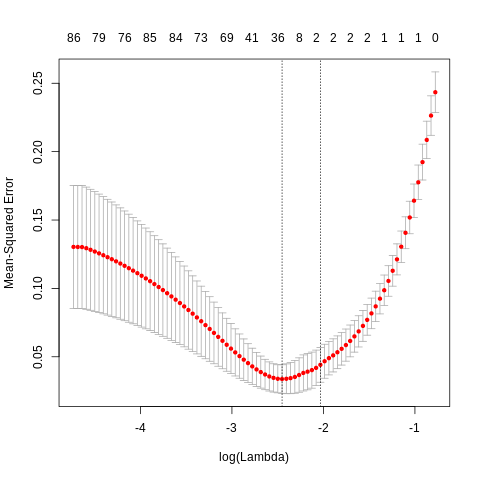

Reproduce this figure in R.
#!/usr/bin/env Rscript
# install.packages("glmnet", repos = 'http://cran.us.r-project.org')
# install.packages("Matrix", repos = 'http://cran.us.r-project.org')
# install.packages("reticulate", repos = 'http://cran.us.r-project.org')

# Inorder to use Python
reticulate::use_python('/usr/local/bin/python3')
reticulate::py_discover_config()

# R libraries
library(glmnet)
library(reticulate)
library(Matrix)
library(methods)
setwd("/data-sdd/owebb/l7g-ml/BloodType/chi2/cwlBloodType")

# Python libraries
scipy <- import("scipy")
np <- import("numpy")

# Download and get nonzero indicies

args = commandArgs(trailingOnly=TRUE)

if (length(args)==0) {
  stop("At least two argument must be supplied: X (Sparse Matrix) and y (numpy array)", call.=FALSE)

# "/data-sdd/owebb/keep/by_id/su92l-4zz18-zkmbp64qbak0azs/blood_type_A_chi2_no_augmentation_X.npz"
Xscp <- scipy$sparse$load_npz(args[1])
xind <- Xscp$nonzero()

# Make them into an integer vector
i <- as.integer(xind[[1]]) + 1
j <- as.integer(xind[[2]]) + 1

# Collect nonzero data and put as vector
x <- as.vector(Xscp$data)

# Create a new sparse matrix
Xmat <- sparseMatrix(i,j,x = x)

# Load the y array and make into vector in R
# "/data-sdd/owebb/keep/by_id/su92l-4zz18-zkmbp64qbak0azs/blood_type_A_chi2_no_augmentation_y.npy"
ynump <- np$load(args[2]) 
y <- as.vector(ynump)

#cross validate and return the best lambda
cvfit = cv.glmnet(Xmat,y)

png(filename='testing/glmnet.png')
plot(cvfit)
dev.off()


message("Press Return To Continue")
invisible(readLines("stdin", n=1))

lammin <- cvfit$lambda.min
print(lammin)

# Still need to figure out what we want to return


